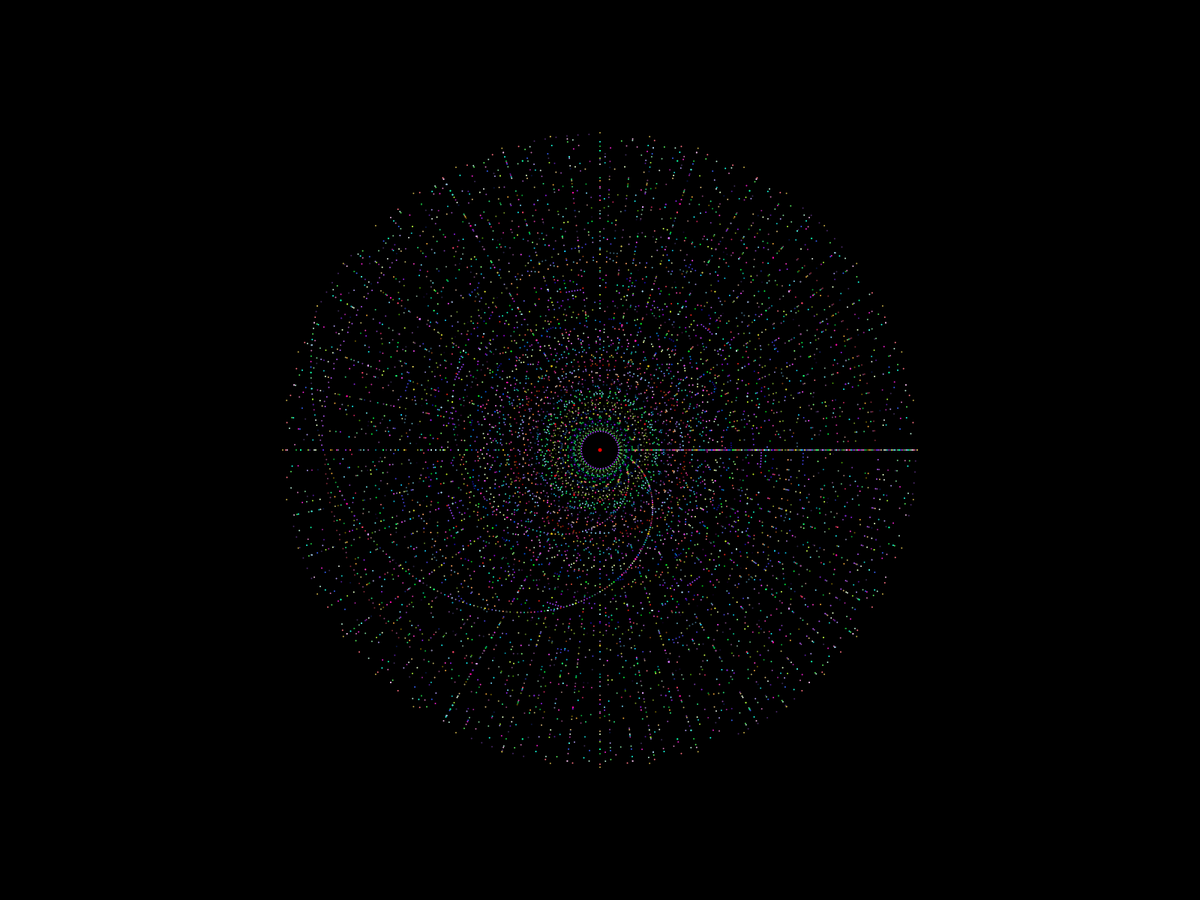
Frame 1 (no input)
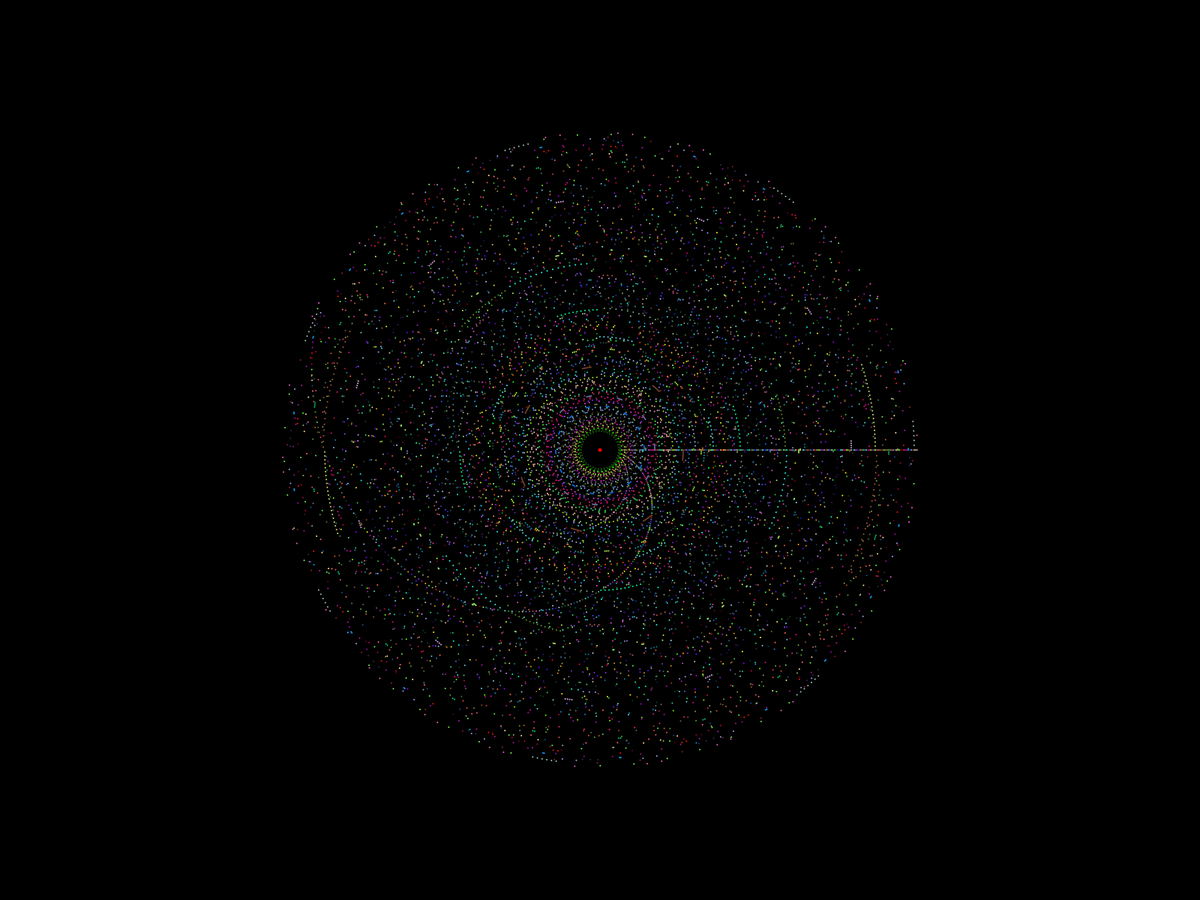
Frame 60 (the mouse pressed at the canvas centre just before this capture)
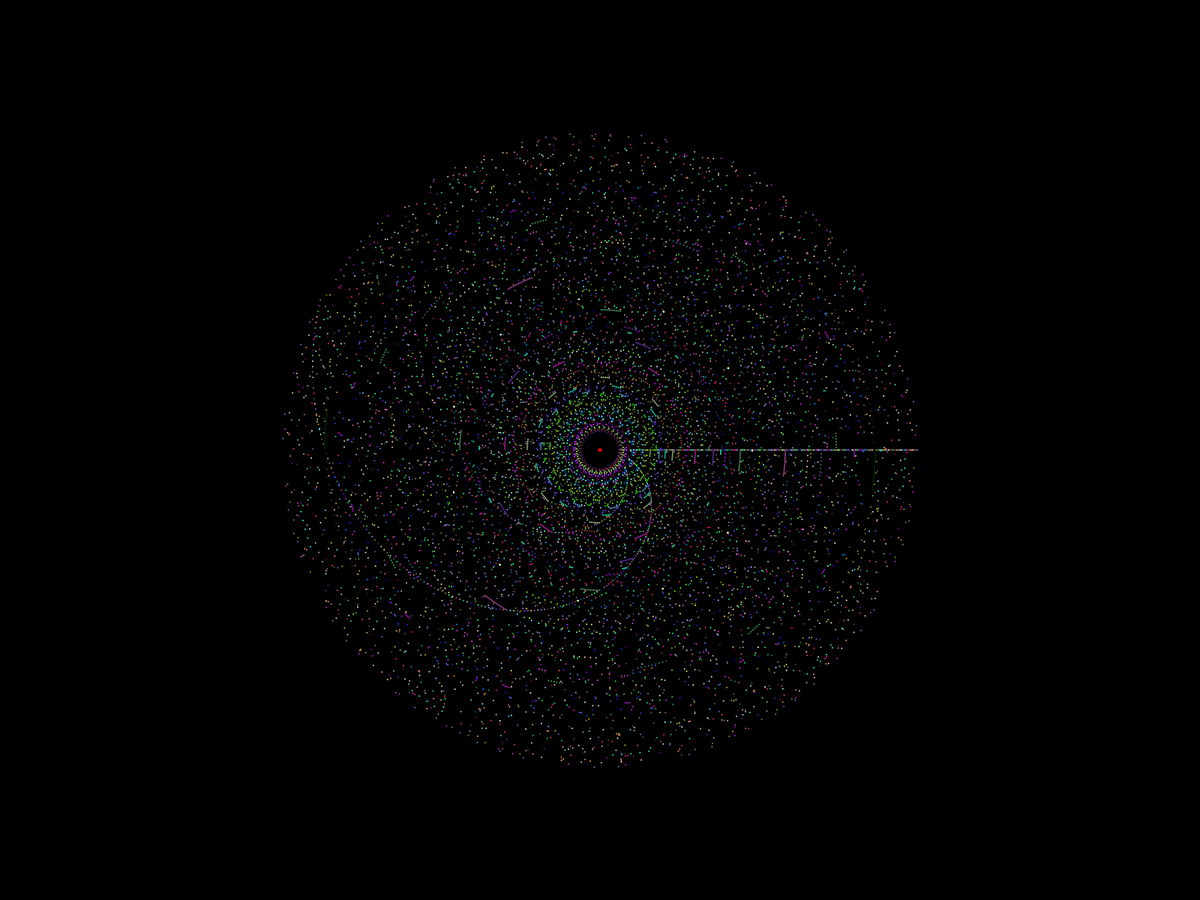
Frame 120 (the mouse held since frame 60 and released just before this capture)

The Processing sketch that drew these frames (run headless with seeded random() and noise(); from frame 60 on, the mouse is pressed at the canvas centre):

// Processing sketch: galaxia_de_ouro
// ── galaxia_de_ouro.pde
int numero_linhas;
float raio;
float numero_aneis;
float resolucao;
float a = 0;

void setup() {
  //size(900,900);
  fullScreen();
  numero_linhas = 45;
  numero_aneis = 200;
  raio = 25;
  resolucao = 2;
  
}

void draw() {
  background(0);
  translate(width/2,height/2);
  fill(255);
  noStroke();
  for (int i = 0; i < numero_aneis; i++){
    fill(random(255),random(255),random(255));
    anel(resolucao*i, i+a);
  }
  fill(255,0,0);
  circle(0,0,5);
  
  a += 0.01;
  
  //noLoop();
}

void anel(float offr, float offset) {
  //fill(255);
  noStroke();
  for (int i = 0; i < numero_linhas; i++){
    circle((raio+offr)*cos(radians(360/numero_linhas+offset)*i),(raio+offr)*sin(radians(360/numero_linhas+offset)*i),2);
  }
}
